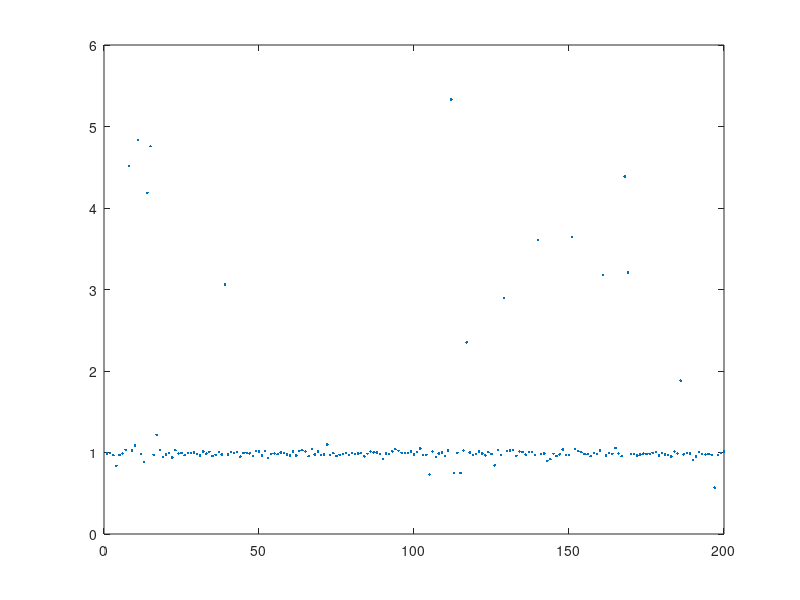

Write the MATLAB code that produced this figure.
mu1=0.9306;mu2=0.9885;mu3=3.1847;sig1=0.1483;sig2=0.0247;sig3=0.9523;
%transition=[[0.0782 0.2581 0.6637];[0.2232 0.3561 0.4207];[0.0574 0.1228 0.8198]];
transition=[[0.1474 0.2575 0.5951];[0.139  0.2452 0.6159];[0.0687 0.1418 0.7895]];
%emission=[[0.4066 0.2358 0.3576];[0.0551 0.3399 0.605 ];[0.0731 0.0053 0.9216]];
emission=[[0.1222 0.0884 0.7893];[0.0785 0.1214 0.8002];[0.0438 0.0226 0.9336]];
start=[0.1,0.1,0.8];n=200;
delays=zeros(1,n);
for i=1:size(transition,1)
    for j=2:size(transition,2)
        transition(i,j)=transition(i,j)+transition(i,j-1);
    end
end
for i=1:size(emission,1)
    for j=2:size(emission,2)
        emission(i,j)=emission(i,j)+emission(i,j-1);
    end
end
for i=2:size(start,2)
    start(1,i)=start(1,i)+start(1,i-1);
end
p=rand;
for i=2:size(start,2)
    if p<start(1)
        s=1;
    end
    if p>start(i-1) && p<start(i)
        s=i;
    end
end
for i=1:n
    p1=rand;
    for j=2:size(transition,2)
        if p1<transition(s,1)
            s1=1;
        end
        if p1>transition(s,j-1) && p1<transition(s,j)
            s1=j;
        end
    end
    p2=rand;
    for j=2:size(emission,2)
        if p2<emission(s1,1)
            s2=1;
        end
        if p2>emission(s1,j-1) && p2<emission(s1,j)
            s2=j;
        end
    end
    if s2==1
        delays(i)=normrnd(mu3,sig3);
    else
        if s2==2
            delays(i)=normrnd(mu1,sig1);
        else
            delays(i)=normrnd(mu2,sig2);
        end
    end
end
plot(delays,'.')